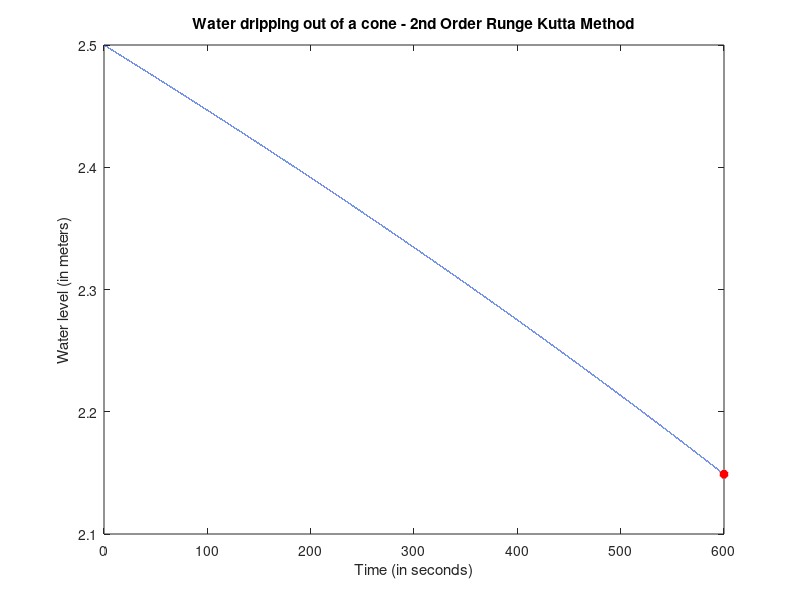

Source code (MATLAB):
clc
clear
close

N = 100000;
t0 = 0;
T = 600; %seconds
dt = (T-t0)/N;

x_0 = 2.5; %m
r = 0.03; %m
r_0 = 2.6833; %m
tg_alpha = r_0/x_0;
rx = @(x)tg_alpha * x;
g = 9.8; %m / sec^2
A =@(x)(rx(x).^2)*pi;

X = [x_0 zeros(1,N)];
t = [t0 zeros(1,N)];

%% 2nd Order Runge - Kutta Method--> It does not need the extra step for initialization (Compared with the Midpoint Method)

for n = 1 : N
    k1 = -0.6*pi*r^2*sqrt(2*g)*sqrt(X(n))/A(X(n))*dt; %Estimate of the derivative at time t  (* dt)
    X_midstep = X(n) + k1/2; %Itermediate estimate of function at time t+dt/2 
    k2 = -0.6*pi*r^2*sqrt(2*g)*sqrt(X_midstep)/A(X_midstep)*dt; %Estimate of slope at time t + dt/2  (* dt)
    X(n+1) = X(n) + k2; % Estimate of X(n+1)
    t(n+1)=t(n)+dt;
end

X = X(2:end);
t = t(1:end-1);

Water_Level_T = X(end);
plot(t,X)
hold on
plot(t(end),X(end),"r*","LineWidth",3);
hold off
title('Water dripping out of a cone - 2nd Order Runge Kutta Method')
xlabel('Time (in seconds)')
ylabel('Water level (in meters)')

fprintf('Water lever after 10 minutes (2nd Order Runge Kutta Method):  %.16f Meters \n',Water_Level_T)

%% Error of the numerical solution
x_analytical = 2.1489055841903624; %Analytical solution for x
error = abs(Water_Level_T-x_analytical);
fprintf('The error of the estimation is %.16f \n',error)